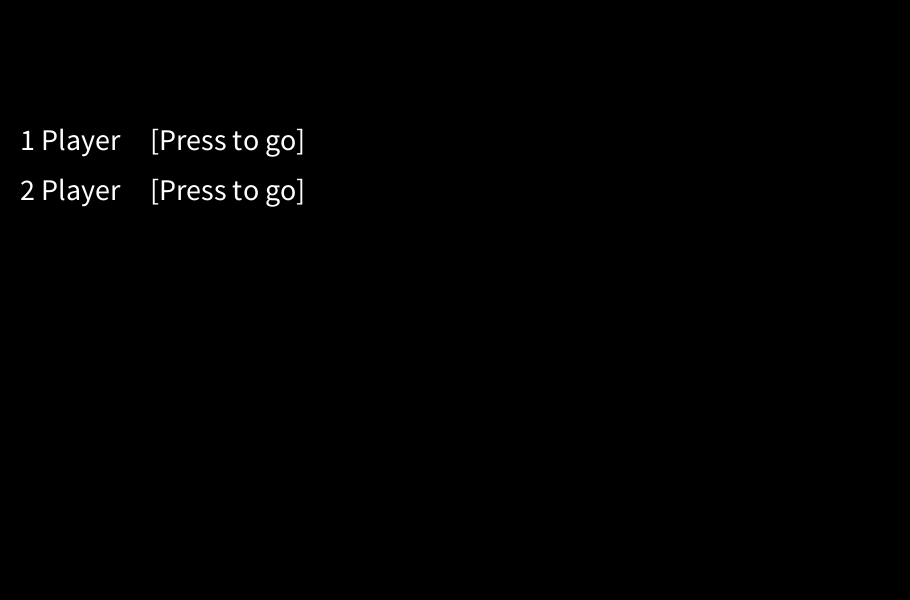
Frame 1 (no input)
Frame 60 (the mouse pressed at the canvas centre just before this capture): identical to frame 1, image omitted
Frame 120 (the mouse held since frame 60 and released just before this capture): identical to frame 1, image omitted

The Processing sketch that drew this single still picture (run headless with seeded random() and noise(); from frame 60 on, the mouse is pressed at the canvas centre):

// Processing sketch: processing_87472
// ── processing_87472.pde

final int StatMenu = 0;
final int StatPlayerOne = 1;
final int StatPlayerTwo = 2;
final int StatFine = 3;
//
int StatGame;
//
int howManyIsHeRemoving  ;


void setup(){
  size(910,600);
  StatGame=StatMenu;
}

void draw(){
  
  background(0); 
  
  switch (StatGame){
  case StatMenu:
    Menu();
    break;
  case StatPlayerOne:
    PlayerOne();
    break;
  case StatPlayerTwo:
    PlayerTwo();
    break;
  case StatFine:
    Fine();
    break;
  default:
    println("Hai dimenticato uno Stato");
    break;
   }//switch
}//funzione

void Menu(){
  textSize(30);
  text("1 Player",20,150);
  text("2 Player",20,200);
  textSize(30);
  text("[Press to go]",150,150);
  text("[Press to go]",150,200);
}

void PlayerOne(){
text("PlayerOne", 30,30);
    text(howManyIsHeRemoving,200,100);
  text("Remove 1 ",120,200);
  text("Remove 2 ",220,200);
  text("Remove 3 ",320,200);
}

void PlayerTwo(){
       print("second");
       text("PlayerTwo", 30,30);
}

void Fine(){
}

void mousePressed(){
  switch(StatGame){
  case StatMenu:
    mousePressedMenu();
    break;
  case StatPlayerOne:
    mousePressedPlayerOne();
    break;
  case StatPlayerTwo:
    mousePressedPlayerTwo();
    break;
  case StatFine:
    mousePressedFine();
    break;
  default:
    println("Hai dimenticato uno Stato");
    break;
}//switch
}//funzione

void mousePressedMenu(){
  if(mouseX>150 && mouseX<420 && mouseY>120 &&  mouseY<150){
    StatGame = StatPlayerOne;
  }
   else if (mouseX>150 && mouseX<450 && mouseY>150 &&  mouseY<200){
     StatGame = StatPlayerTwo;
   }
}

void mousePressedPlayerOne(){
  if(mouseX>120 && mouseX<220 && mouseY>100&&  mouseY<300){

    howManyIsHeRemoving = 1;
  }
 
   else if (mouseX>220 && mouseX<320 && mouseY>100 &&  mouseY<300){

    howManyIsHeRemoving = 2;
   }
   
   else if (mouseX>320 && mouseX<420 && mouseY>100 &&  mouseY<300){

    howManyIsHeRemoving = 3;
   }
}

void mousePressedPlayerTwo(){
}

void mousePressedFine(){
}
